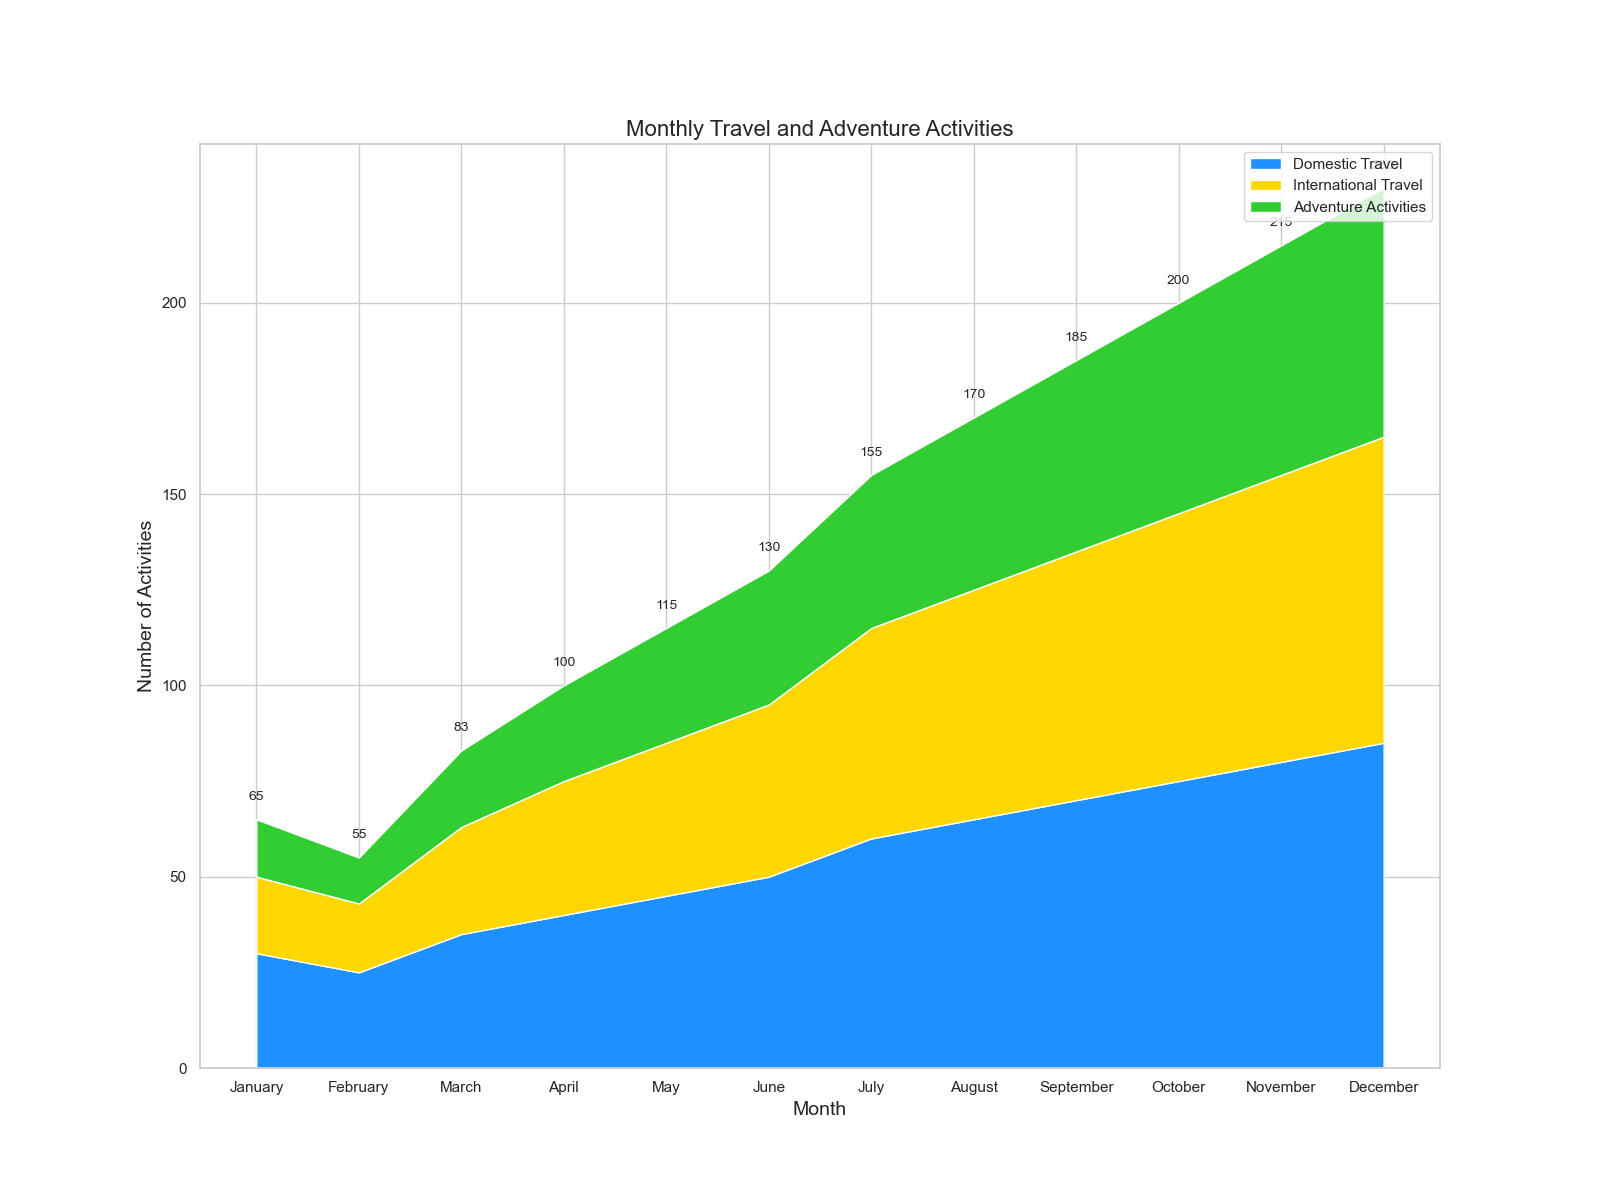

Write Python code to recreate this figure.

import seaborn as sns
import pandas as pd
import matplotlib.pyplot as plt

# Define the data
data = {
    "Month": ["January", "February", "March", "April", "May", "June", 
              "July", "August", "September", "October", "November", "December"],
    "Domestic Travel": [30, 25, 35, 40, 45, 50, 60, 65, 70, 75, 80, 85],
    "International Travel": [20, 18, 28, 35, 40, 45, 55, 60, 65, 70, 75, 80],
    "Adventure Activities": [15, 12, 20, 25, 30, 35, 40, 45, 50, 55, 60, 65]
}

# Create a DataFrame
df = pd.DataFrame(data)

# Set the index to 'Month'
df.set_index('Month', inplace=True)

# Plot the data
sns.set(style="whitegrid")
plt.figure(figsize=(16, 12))
plt.stackplot(df.index, df["Domestic Travel"], df["International Travel"], df["Adventure Activities"], 
              colors=['#1E90FF', '#FFD700', '#32CD32'], 
              labels=['Domestic Travel', 'International Travel', 'Adventure Activities'])
plt.legend(loc='upper right')
plt.title('Monthly Travel and Adventure Activities', fontsize=16)
plt.xlabel('Month', fontsize=14)
plt.ylabel('Number of Activities', fontsize=14)

# Adding Annotations/Labels
for i, row in df.iterrows():
    plt.text(i, row.sum() + 5, str(row.sum()), fontsize=10, horizontalalignment='center')

plt.show()
